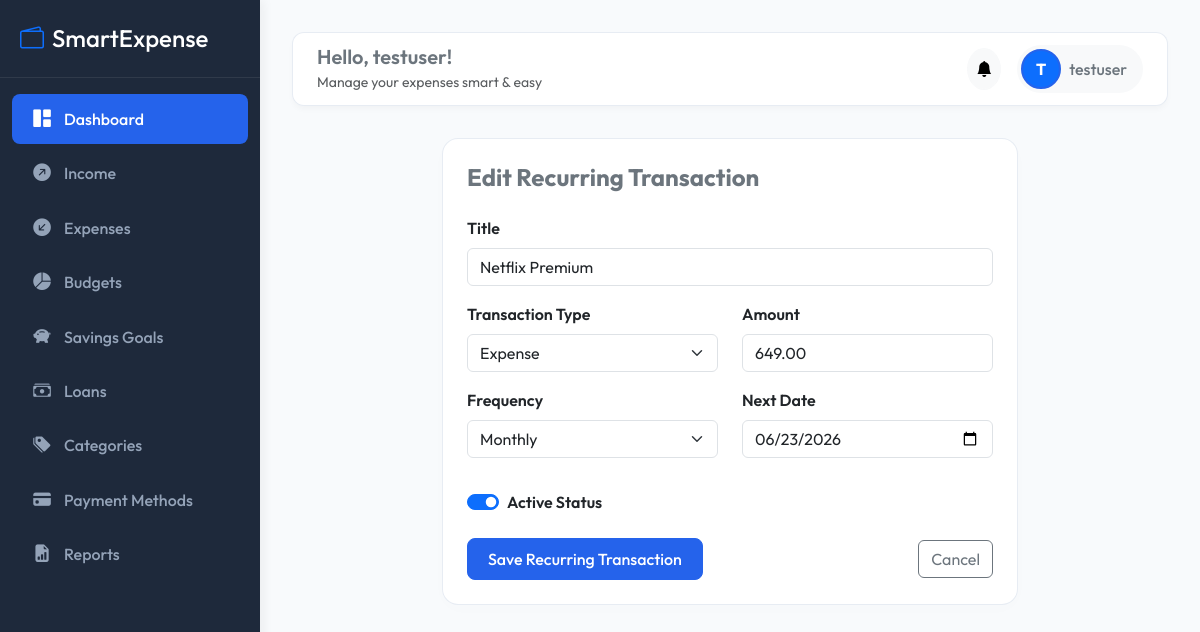
/recurring/1/edit/ (signed in), run on the app's committed database.
### accounts/models.py (models this page shows, shortened)
class User(AbstractUser):
    profile_image = models.ImageField(upload_to='profile_images/', null=True, blank=True)
    created_at = models.DateTimeField(auto_now_add=True)

### dashboard/models.py (models this page shows, shortened)
class RecurringTransaction(models.Model):
    TYPE_CHOICES = [
        ('Income', 'Income'),
        ('Expense', 'Expense'),
    ]
    FREQUENCY_CHOICES = [
        ('Daily', 'Daily'),
        ('Weekly', 'Weekly'),
        ('Monthly', 'Monthly'),
        ('Yearly', 'Yearly'),
    ]
    user = models.ForeignKey(settings.AUTH_USER_MODEL, on_delete=models.CASCADE, related_name='recurring_transactions')
    title = models.CharField(max_length=200)
    type = models.CharField(max_length=10, choices=TYPE_CHOICES)
    amount = models.DecimalField(max_digits=10, decimal_places=2)
    frequency = models.CharField(max_length=20, choices=FREQUENCY_CHOICES)
    next_date = models.DateField()
    active = models.BooleanField(default=True)

### dashboard/views.py (the view, shortened to what this page needs)
# urls.py: path('recurring/<int:pk>/edit/', views.RecurringUpdateView.as_view(), name='recurring_edit'),
class RecurringUpdateView(LoginRequiredMixin, UpdateView):
    model = RecurringTransaction
    form_class = RecurringTransactionForm
    template_name = 'dashboard/recurring_form.html'
    success_url = reverse_lazy('dashboard:home')
    def get_queryset(self):
        return RecurringTransaction.objects.filter(user=self.request.user)

### dashboard/forms.py
class RecurringTransactionForm(forms.ModelForm):
    class Meta:
        model = RecurringTransaction
        fields = ('title', 'type', 'amount', 'frequency', 'next_date', 'active')
        widgets = {
            'title': forms.TextInput(attrs={'class': 'form-control', 'placeholder': 'e.g. Netflix Subscription, Monthly Salary'}),
            'type': forms.Select(attrs={'class': 'form-select'}),
            'amount': forms.NumberInput(attrs={'class': 'form-control', 'placeholder': '0.00', 'step': '0.01'}),
            'frequency': forms.Select(attrs={'class': 'form-select'}),
            'next_date': forms.DateInput(attrs={'class': 'form-control', 'type': 'date'}),
            'active': forms.CheckboxInput(attrs={'class': 'form-check-input'}),
        }

### notifications/context_processors.py (called while the page is built)
def unread_notifications_count(request):
    if request.user.is_authenticated:
        count = Notification.objects.filter(user=request.user, is_read=False).count()
        recent = Notification.objects.filter(user=request.user, is_read=False)[:5]
        return {
            'unread_notifications_count': count,
            'recent_notifications': recent
        }
    return {
        'unread_notifications_count': 0,
        'recent_notifications': []
    }

### templates/dashboard/recurring_form.html (shortened to what this page needs)
{% extends 'base.html' %}
{% block content %}
<div class="row justify-content-center">
    <div class="col-md-8">
        <div class="card stat-card p-4">
            <h4 class="fw-bold text-secondary mb-4">{% if form.instance.pk %}Edit Recurring Transaction{% else %}Add Recurring Transaction{% endif %}</h4>
            <form method="post">
                <div class="mb-3">
                    <label for="id_title" class="form-label fw-semibold">Title</label>
                    {{ form.title }}
                </div>
                <div class="row">
                    <div class="col-md-6 mb-3">
                        <label for="id_type" class="form-label fw-semibold">Transaction Type</label>
                        {{ form.type }}
                    </div>
                    <div class="col-md-6 mb-3">
                        <label for="id_amount" class="form-label fw-semibold">Amount</label>
                        {{ form.amount }}
                    </div>
                </div>
                <div class="row">
                    <div class="col-md-6 mb-3">
                        <label for="id_frequency" class="form-label fw-semibold">Frequency</label>
                        {{ form.frequency }}
                    </div>
                    <div class="col-md-6 mb-3">
                        <label for="id_next_date" class="form-label fw-semibold">Next Date</label>
                        {{ form.next_date }}
                    </div>
                </div>
                <div class="mb-4 form-check form-switch mt-3">
                    {{ form.active }}
                    <label class="form-check-label fw-semibold" for="id_active">Active Status</label>
                </div>
                <div class="d-flex justify-content-between align-items-center">
                    <button type="submit" class="btn btn-primary">Save Recurring Transaction</button>
                    <a href="{% url 'dashboard:home' %}" class="btn btn-outline-secondary">Cancel</a>
                </div>
            </form>
        </div>
    </div>
</div>
{% endblock %}

### templates/base.html (shortened to what this page needs)
{% load static %}
<!DOCTYPE html>
<html lang="en">
<head>
    <link href="https://cdn.jsdelivr.net/npm/bootstrap@5.3.0/dist/css/bootstrap.min.css" rel="stylesheet">
    <link href="https://cdn.jsdelivr.net/npm/bootstrap-icons@1.10.5/font/bootstrap-icons.css" rel="stylesheet">
    <link href="https://cdn.datatables.net/1.13.4/css/dataTables.bootstrap5.min.css" rel="stylesheet">
    <link href="{% static 'css/style.css' %}" rel="stylesheet">
</head>
<body>
    <nav id="sidebar">
        <div class="sidebar-header">
            <h4 class="m-0 text-white"><i class="bi bi-wallet2 me-2 text-primary"></i>SmartExpense</h4>
        </div>
        <div class="mt-3">
            <a href="{% url 'dashboard:home' %}" class="nav-link {% if request.resolver_match.app_name == 'dashboard' %}active{% endif %}">
                <i class="bi bi-grid-1x2-fill"></i> Dashboard
            </a>
            <a href="{% url 'income:income_list' %}" class="nav-link {% if request.resolver_match.app_name == 'income' %}active{% endif %}">
                <i class="bi bi-arrow-up-right-circle-fill"></i> Income
            </a>
            <a href="{% url 'expenses:expense_list' %}" class="nav-link ">
                <i class="bi bi-arrow-down-left-circle-fill"></i> Expenses
            </a>
            <a href="{% url 'budgets:budget_list' %}" class="nav-link {% if request.resolver_match.app_name == 'budgets' %}active{% endif %}">
                <i class="bi bi-pie-chart-fill"></i> Budgets
            </a>
            <a href="{% url 'savings:savings_list' %}" class="nav-link {% if request.resolver_match.app_name == 'savings' %}active{% endif %}">
                <i class="bi bi-piggy-bank-fill"></i> Savings Goals
            </a>
            <a href="{% url 'loans:loan_list' %}" class="nav-link {% if request.resolver_match.app_name == 'loans' %}active{% endif %}">
                <i class="bi bi-cash-stack"></i> Loans
            </a>
            <a href="{% url 'expenses:category_list' %}" class="nav-link {% if request.resolver_match.url_name == 'category_list' %}active{% endif %}">
                <i class="bi bi-tags-fill"></i> Categories
            </a>
            <a href="{% url 'expenses:payment_method_list' %}" class="nav-link {% if request.resolver_match.url_name == 'payment_method_list' %}active{% endif %}">
                <i class="bi bi-credit-card-fill"></i> Payment Methods
            </a>
            <a href="{% url 'reports:report_dashboard' %}" class="nav-link {% if request.resolver_match.app_name == 'reports' %}active{% endif %}">
                <i class="bi bi-file-earmark-bar-graph-fill"></i> Reports
            </a>
        </div>
    </nav>
    <div id="content">
        <div class="topbar d-flex justify-content-between align-items-center">
            <div class="d-none d-lg-block">
                <h5 class="m-0 fw-semibold text-secondary">Hello, {{ request.user.username }}!</h5>
                <small class="text-muted">Manage your expenses smart & easy</small>
            </div>
            <div class="d-flex align-items-center gap-3">
                <div class="dropdown">
                    <button class="btn btn-light position-relative rounded-circle p-2" type="button" data-bs-toggle="dropdown" aria-expanded="false">
                        <i class="bi bi-bell-fill"></i>
                    </button>
                </div>
                <div class="dropdown">
                    <button class="btn btn-light d-flex align-items-center gap-2 border-0 p-1 pe-3 rounded-pill" type="button" data-bs-toggle="dropdown" aria-expanded="false">
                        {% if request.user.profile_image %}
                        <img src="{{ request.user.profile_image.url }}" class="avatar-md" alt="Avatar">
                        {% else %}
                        <div class="avatar-md bg-primary text-white d-flex align-items-center justify-content-center fw-bold">
                            {{ request.user.username|slice:":1"|upper }}
                        </div>
                        {% endif %}
                        <span class="d-none d-md-inline fw-medium text-secondary">{{ request.user.username }}</span>
                    </button>
                </div>
            </div>
        </div>
        {% block content %}{% endblock %}
    </div>
</body>
</html>

### static/css/style.css (style rules this page uses)
:root { --primary-color: #2563EB; --primary-hover: #1D4ED8; --secondary-color: #1E293B; --success-color: #10B981; --danger-color: #EF4444; --warning-color: #F59E0B; --info-color: #06B6D4; --bg-color: #F8FAFC; --sidebar-width: 260px; --transition-speed: 0.3s; }
body { font-family: 'Outfit', -apple-system, BlinkMacSystemFont, "Segoe UI", Roboto, sans-serif; background-color: var(--bg-color); color: var(--secondary-color); overflow-x: hidden; }
#sidebar { width: var(--sidebar-width); height: 100vh; position: fixed; top: 0; left: 0; z-index: 100; background-color: var(--secondary-color); color: #F8FAFC; transition: all var(--transition-speed) ease; box-shadow: 4px 0 10px rgba(0, 0, 0, 0.05); }
#sidebar .sidebar-header { padding: 1.5rem 1.25rem; border-bottom: 1px solid rgba(255, 255, 255, 0.08); }
#sidebar .nav-link { color: #94A3B8; padding: 0.75rem 1.25rem; display: flex; align-items: center; gap: 0.75rem; border-radius: 8px; margin: 0.25rem 0.75rem; transition: all 0.2s ease; font-weight: 500; text-decoration: none; }
#sidebar .nav-link:hover, #sidebar .nav-link.active { color: #FFFFFF; background-color: var(--primary-color); }
#sidebar .nav-link i { font-size: 1.1rem; width: 20px; text-align: center; }
#content { margin-left: var(--sidebar-width); padding: 2rem; min-height: 100vh; transition: all var(--transition-speed) ease; }
.topbar { background: rgba(255, 255, 255, 0.9); backdrop-filter: blur(8px); border-radius: 12px; padding: 0.75rem 1.5rem; box-shadow: 0 4px 6px -1px rgba(0, 0, 0, 0.03); margin-bottom: 2rem; border: 1px solid rgba(226, 232, 240, 0.8); }
.stat-card { border: 1px solid rgba(226, 232, 240, 0.8); border-radius: 16px; box-shadow: 0 4px 20px rgba(0, 0, 0, 0.01); transition: transform var(--transition-speed) ease, box-shadow var(--transition-speed) ease; background: #FFFFFF; }
.btn-primary { background-color: var(--primary-color); border-color: var(--primary-color); font-weight: 500; border-radius: 8px; padding: 0.5rem 1.25rem; }
.avatar-md { width: 40px; height: 40px; border-radius: 50%; object-fit: cover; border: 2px solid var(--primary-color); }

### data on the page
User: user.username "testuser", user.username "T"
RecurringTransaction: title "Netflix Premium", type "Expense", amount "649.00", frequency "Monthly", next_date "06/23/2026", active "☑"
